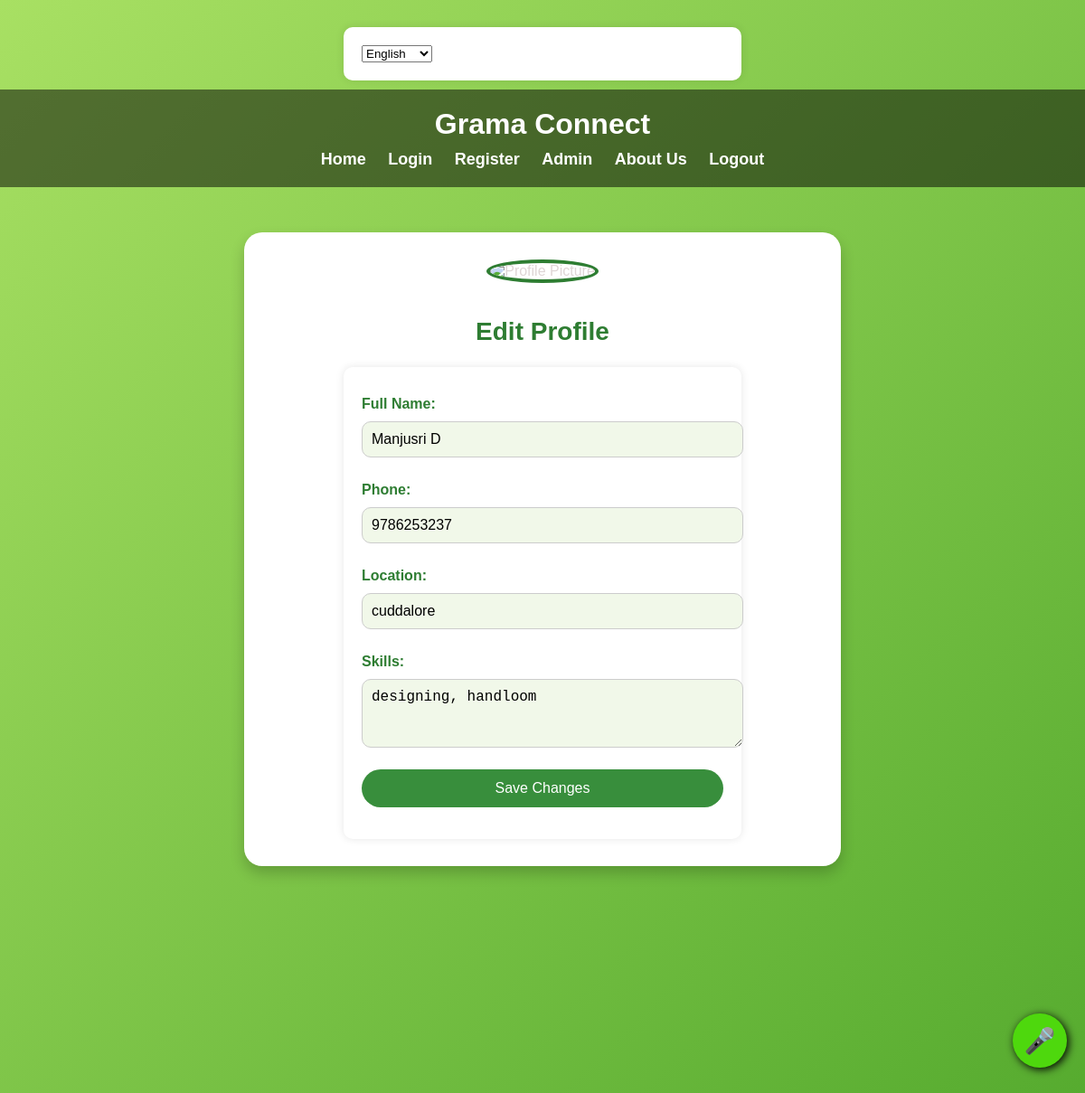
Screenshot of /edit_profile (signed in) with the database file from the repository.
### app.py (models this page shows)
class User(UserMixin, db.Model):
    id = db.Column(db.Integer, primary_key=True)
    name = db.Column(db.String(150))
    email = db.Column(db.String(150), unique=True)
    phone = db.Column(db.String(50))
    location = db.Column(db.String(150))
    skills = db.Column(db.Text)
    password = db.Column(db.String(150))

### app.py (the view, shortened to what this page needs)
@app.route("/edit_profile", methods=["GET", "POST"])
@login_required
def edit_profile():
    return render_template("edit_profile.html")

### app.py (called while the page is built)
def get_locale():
    return session.get('lang', request.accept_languages.best_match(['en', 'ta', 'hi', 'te', 'ml']))

@app.context_processor
def inject_locale():
    return dict(get_locale=get_locale)

@login_manager.user_loader
def load_user(user_id):
    return User.query.get(int(user_id))

### templates/edit_profile.html (shortened to what this page needs)
{% extends "base.html" %}
{% block content %}
<div class="profile-container">
    <div class="profile-header">
        <img src="{{ url_for('static', filename='uploads/default.png') }}" alt="Profile Picture" class="profile-pic">
        <h2>Edit Profile</h2>
    </div>
    <form method="POST" action="{{ url_for('edit_profile') }}">
        <label for="name">Full Name:</label>
        <input type="text" id="name" name="name" value="{{ current_user.name }}" required>
        <label for="phone">Phone:</label>
        <input type="text" id="phone" name="phone" value="{{ current_user.phone if current_user.phone else '' }}">
        <label for="location">Location:</label>
        <input type="text" id="location" name="location" value="{{ current_user.location if current_user.location else '' }}">
        <label for="skills">Skills:</label>
        <textarea id="skills" name="skills" rows="3">{{ current_user.skills if current_user.skills else '' }}</textarea>
        <button type="submit" class="save-btn">Save Changes</button>
    </form>
</div>
{% endblock %}

### static/style.css (style rules this page uses)
body { font-family: Arial, sans-serif; color: #dfd6d6; background: #71941f; margin: 0; padding: 0; }
html, body { height: 100%; overflow-y: scroll; }
form { background: #ffffff; padding: 20px; max-width: 400px; margin: 0 auto; border-radius: 10px; box-shadow: 0 0 10px rgba(0,0,0,0.1); }
input, button { color: black; width: 100%; padding: 10px; margin-top: 5px; margin-bottom: 15px; border: 1px solid #ccc; border-radius: 5px; }
button { background: #f3f3f5; color: rgb(11, 4, 105); border: none; cursor: pointer; }
body { overflow-y: scroll; }

### templates/base.html (style rules this page uses)
body { margin: 0; background-size: cover; background-position: center; background-repeat: no-repeat; transition: background-image 1s ease-in-out; height: 100vh; overflow: hidden; font-family: Arial, sans-serif; }
label { display: block; font-weight: bold; margin-top: 10px; margin-bottom: 5px; color: rgba(0, 0, 0, 0.5); }

### templates/edit_profile.html (style rules this page uses)
body { font-family: "Poppins", sans-serif; background: linear-gradient(135deg, #a8e063, #56ab2f); margin: 0; padding: 0; height: 100vh; overflow-y: scroll; }
.profile-container { max-width: 600px; margin: 50px auto; background: #fff; padding: 30px; border-radius: 20px; box-shadow: 0 8px 16px rgba(0,0,0,0.2); text-align: center; position: relative; z-index: 1; }
.profile-header { margin-bottom: 20px; }
.profile-header h2 { font-size: 28px; font-weight: bold; color: #2e7d32; }
.profile-pic { width: 120px; height: 120px; border-radius: 50%; object-fit: cover; border: 4px solid #2e7d32; margin-bottom: 15px; position: relative; z-index: 2; background: #fff; }
form { text-align: left; margin-top: 20px; }
label { font-weight: bold; color: #2e7d32; display: block; margin-top: 12px; }
input, textarea { width: 100%; padding: 10px; margin-top: 5px; border: 1px solid #ccc; border-radius: 10px; font-size: 16px; background: #f1f8e9; }
.save-btn { display: inline-block; background: #388e3c; color: #fff; padding: 12px 25px; border-radius: 30px; text-decoration: none; font-size: 16px; margin-top: 20px; transition: 0.3s; border: none; cursor: pointer; }

### rows the page displays
User: name "Manjusri D", phone "9786253237", location "cuddalore", skills "designing, handloom"

### other values shown
form field value "English"
